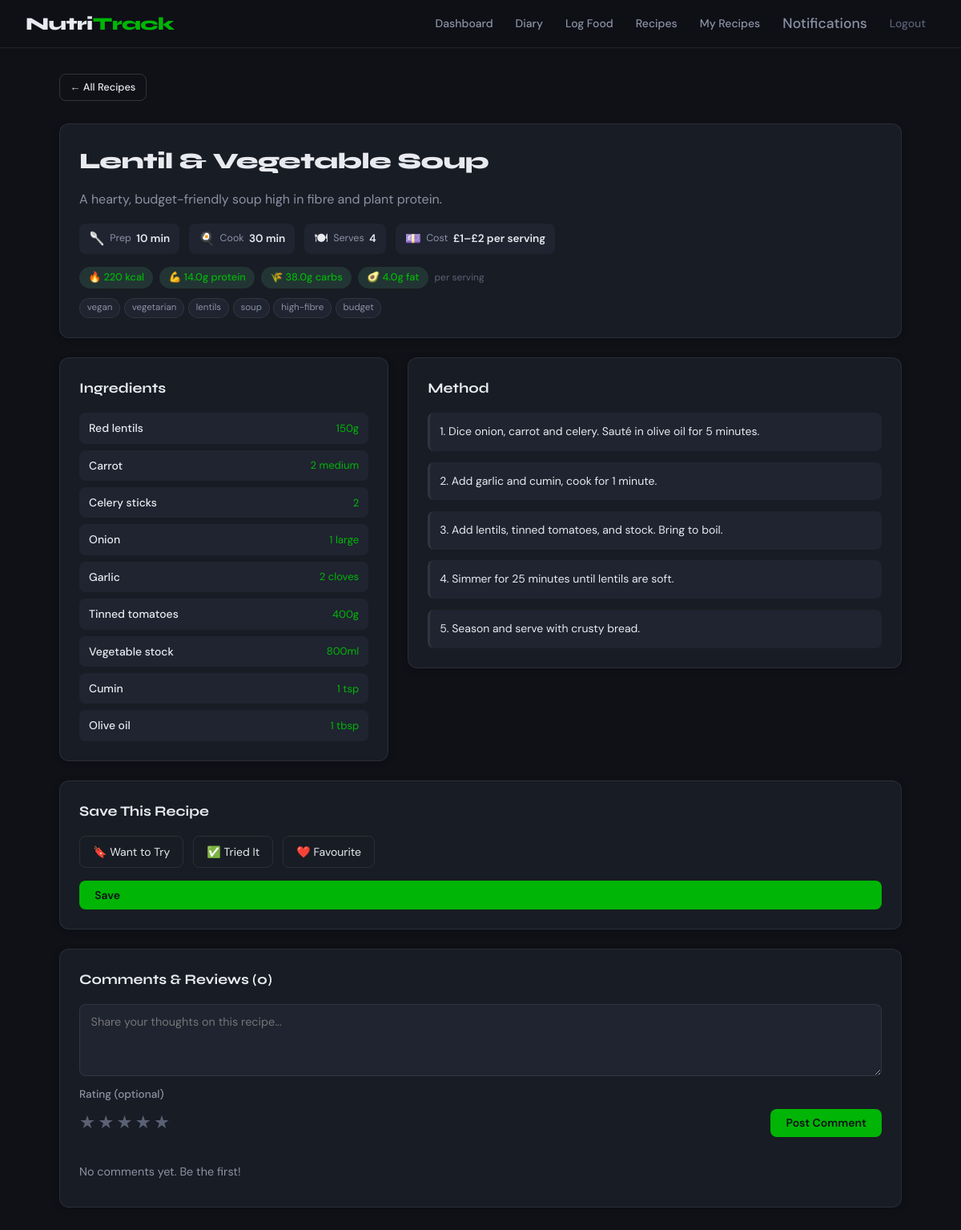
Screenshot of /recipe/2 (signed in) with the database file from the repository.
### app.py (models this page shows, shortened)
class Recipe(db.Model):
    id = db.Column(db.Integer, primary_key=True)
    title = db.Column(db.String(200), nullable=False)
    description = db.Column(db.Text, nullable=True)
    ingredients = db.Column(db.Text, nullable=False)  # JSON string
    instructions = db.Column(db.Text, nullable=False)
    cook_time_mins = db.Column(db.Integer, nullable=True)
    prep_time_mins = db.Column(db.Integer, nullable=True)
    servings = db.Column(db.Integer, nullable=True, default=2)
    cost_estimate = db.Column(db.String(20), nullable=True)  # e.g. "£3–£5"
    calories_per_serving = db.Column(db.Float, nullable=True)
    protein_per_serving = db.Column(db.Float, nullable=True)
    carbs_per_serving = db.Column(db.Float, nullable=True)
    fat_per_serving = db.Column(db.Float, nullable=True)
    tags = db.Column(db.String(300), nullable=True)  # comma-separated e.g. "chicken,high-protein"
    image_url = db.Column(db.String(500), nullable=True)
    created_by = db.Column(db.Integer, db.ForeignKey("user.id"), nullable=True)
    created = db.Column(db.DateTime, default=datetime.utcnow)
    comments = db.relationship("RecipeComment", backref="recipe", lazy=True)
    saves = db.relationship("SavedRecipe", backref="recipe", lazy=True)
    def average_rating(self):
        if not self.comments:
            return None
        rated = [c.rating for c in self.comments if c.rating is not None]
        return round(sum(rated) / len(rated), 1) if rated else None

### app.py (the view)
@app.route("/recipe/<int:recipe_id>")
@login_required
def view_recipe(recipe_id):
    user = get_current_user()
    recipe = Recipe.query.get_or_404(recipe_id)
    comments = RecipeComment.query.filter_by(recipe_id=recipe_id).order_by(
        RecipeComment.created.desc()).all()
    ingredients = json.loads(recipe.ingredients) if recipe.ingredients else []
    saved_status = None
    if user.role == "subscriber":
        sr = SavedRecipe.query.filter_by(user_id=user.id, recipe_id=recipe_id).first()
        saved_status = sr.status if sr else None
    return render_template("view-recipe.html", user=user, recipe=recipe,
                           ingredients=ingredients, comments=comments, saved_status=saved_status)

### app.py (called while the page is built)
def login_required(f):
    @wraps(f)
    def decorated(*args, **kwargs):
        if "user_id" not in session:
            flash("Please log in to access this page.", "warning")
            return redirect(url_for("login"))
        return f(*args, **kwargs)
    return decorated

def get_current_user():
    if "user_id" not in session:
        return None
    return User.query.get(session["user_id"])

def unread_notification_count():
    user = get_current_user()
    if not user:
        return 0
    return Notification.query.filter_by(user_id=user.id, is_read=False).count()

@app.context_processor
def inject_globals():
    return {
        "unread_count": unread_notification_count(),
        "current_user": get_current_user()
    }

### templates/view-recipe.html (shortened to what this page needs)
{% extends "base.html" %}
{% block content %}
<div class="page-header">
    <a href="{{ url_for('recipes') }}" class="btn btn-outline btn-sm">← All Recipes</a>
</div>
<div class="recipe-detail-header card">
    <div class="recipe-detail-title-row">
        <h1 class="recipe-detail-title">{{ recipe.title }}</h1>
    </div>
    {% if recipe.description %}
        <p class="recipe-detail-desc">{{ recipe.description }}</p>
    {% endif %}
    <div class="recipe-info-chips">
        {% if recipe.prep_time_mins %}
            <div class="info-chip">
                <span class="chip-icon">🥄</span>
                <span class="chip-label">Prep</span>
                <span class="chip-value">{{ recipe.prep_time_mins }} min</span>
            </div>
        {% endif %}
        {% if recipe.cook_time_mins %}
            <div class="info-chip">
                <span class="chip-icon">🍳</span>
                <span class="chip-label">Cook</span>
                <span class="chip-value">{{ recipe.cook_time_mins }} min</span>
            </div>
        {% endif %}
        {% if recipe.servings %}
            <div class="info-chip">
                <span class="chip-icon">🍽</span>
                <span class="chip-label">Serves</span>
                <span class="chip-value">{{ recipe.servings }}</span>
            </div>
        {% endif %}
        {% if recipe.cost_estimate %}
            <div class="info-chip">
                <span class="chip-icon">💷</span>
                <span class="chip-label">Cost</span>
                <span class="chip-value">{{ recipe.cost_estimate }}</span>
            </div>
        {% endif %}
    </div>
    {% if recipe.calories_per_serving %}
    <div class="recipe-nutrition-strip">
        <div class="nutrition-chip">🔥 {{ recipe.calories_per_serving | int }} kcal</div>
        {% if recipe.protein_per_serving %}<div class="nutrition-chip">💪 {{ recipe.protein_per_serving }}g protein</div>{% endif %}
        {% if recipe.carbs_per_serving %}<div class="nutrition-chip">🌾 {{ recipe.carbs_per_serving }}g carbs</div>{% endif %}
        {% if recipe.fat_per_serving %}<div class="nutrition-chip">🥑 {{ recipe.fat_per_serving }}g fat</div>{% endif %}
        <small class="per-serving-note">per serving</small>
    </div>
    {% endif %}
    {% if recipe.tags %}
    <div class="recipe-tags">
        {% for t in recipe.tags.split(',') %}
            <a href="{{ url_for('recipes', tag=t.strip()) }}" class="tag">{{ t.strip() }}</a>
        {% endfor %}
    </div>
    {% endif %}
</div>
<div class="recipe-body">
    <div class="card recipe-section">
        <h2 class="card-title">Ingredients</h2>
        <ul class="ingredient-list">
            {% for ing in ingredients %}
            <li class="ingredient-item">
                <span class="ingredient-name">{{ ing.name }}</span>
                <span class="ingredient-amount">{{ ing.amount }}</span>
            </li>
            {% endfor %}
        </ul>
    </div>
    <div class="card recipe-section">
        <h2 class="card-title">Method</h2>
        <div class="instructions">
            {% for step in recipe.instructions.split('\n') %}
                {% if step.strip() %}
                    <p class="instruction-step">{{ step.strip() }}</p>
                {% endif %}
            {% endfor %}
        </div>
    </div>
</div>
{% if session.role == 'subscriber' %}
<div class="card section-gap">
    <h2 class="card-title">Save This Recipe</h2>
    <form method="POST" action="{{ url_for('save_recipe', recipe_id=recipe.id) }}" class="save-form">
        <div class="save-options">
            {% for status, label, icon in [('want_to_try','Want to Try','🔖'), ('tried','Tried It','✅'), ('favourite','Favourite','❤️')] %}
            <label class="save-option {% if saved_status == status %}save-option--active{% endif %}">
                <span>{{ icon }} {{ label }}</span>
            </label>
            {% endfor %}
        </div>
        <button type="submit" class="btn btn-primary">Save</button>
    </form>
</div>
{% endif %}
<div class="card section-gap">
    <h2 class="card-title">Comments & Reviews ({{ comments | length }})</h2>
    <form method="POST" action="{{ url_for('add_recipe_comment', recipe_id=recipe.id) }}" class="comment-form">
        <div class="form-group">
            <textarea name="comment" rows="3" placeholder="Share your thoughts on this recipe..." required></textarea>
        </div>
        <div class="form-row rating-row">
            <div class="form-group">
                <label>Rating (optional)</label>
                <div class="star-rating">
                    {% for i in range(1, 6) %}
                    <label class="star-label">
                        <span class="star">★</span>
                    </label>
                    {% endfor %}
                </div>
            </div>
            <button type="submit" class="btn btn-primary">Post Comment</button>
        </div>
    </form>
    <div class="comments-list section-gap">
        {% for c in comments %}
        <div class="comment-item">
            <div class="comment-meta">
                <span class="comment-author">{{ c.user.full_name }}</span>
                {% if c.rating %}
                    <span class="comment-rating">
                        {% for i in range(c.rating) %}⭐{% endfor %}
                    </span>
                {% endif %}
                <span class="comment-date">{{ c.created.strftime('%d %b %Y') }}</span>
            </div>
            <p class="comment-text">{{ c.comment }}</p>
        </div>
        {% else %}
        <p class="empty-state-text">No comments yet. Be the first!</p>
        {% endfor %}
    </div>
</div>
{% endblock %}

### rows the page displays
Recipe: title "Lentil & Vegetable Soup", description "A hearty, budget-friendly soup high in fibre and plant protein.", prep_time_mins "10", cook_time_mins "30", servings "4", cost_estimate "£1–£2 per serving", calories_per_serving "220", protein_per_serving "14.0", carbs_per_serving "38.0", fat_per_serving "4.0"

### other values shown
{{ t.strip() }} "vegan" "vegetarian" "lentils" "soup" "high-fibre" "budget"
{{ ing.name }} "Red lentils" "Carrot" "Celery sticks" "Onion" "Garlic" "Tinned tomatoes" "Vegetable stock" "Cumin" "Olive oil"
{{ ing.amount }} "150g" "2 medium" "2" "1 large" "2 cloves" "400g" "800ml" "1 tsp" "1 tbsp"
{{ step.strip() }} "1. Dice onion, carrot and celery. Sauté in olive oil for 5 minutes." "2. Add garlic and cumin, cook for 1 minute." "3. Add lentils, tinned tomatoes, and stock. Bring to boil." "4. Simmer for 25 minutes until lentils are soft." "5. Season and serve with crusty bread."
{{ icon }} "🔖" "✅" "❤️"
{{ label }} "Want to Try" "Tried It" "Favourite"
{{ comments | length }} "0"
